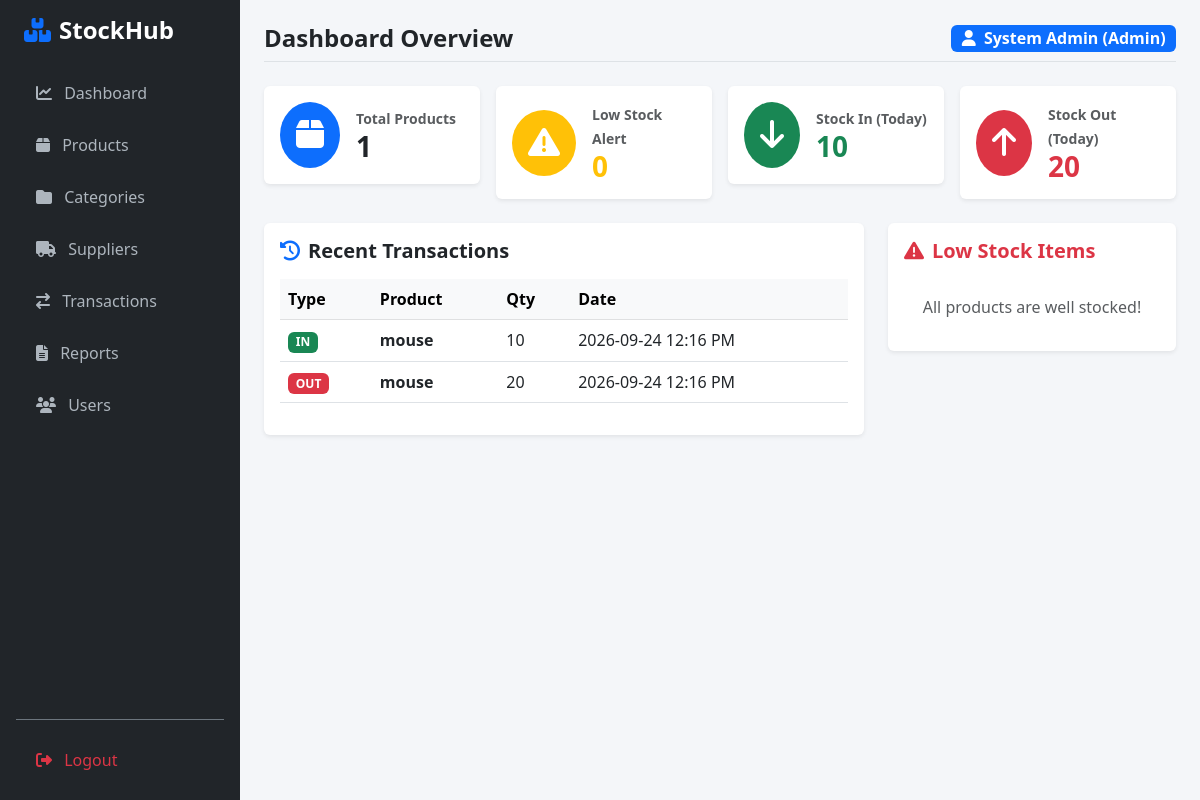
The page /dashboard (signed in) on the database as committed earlier.
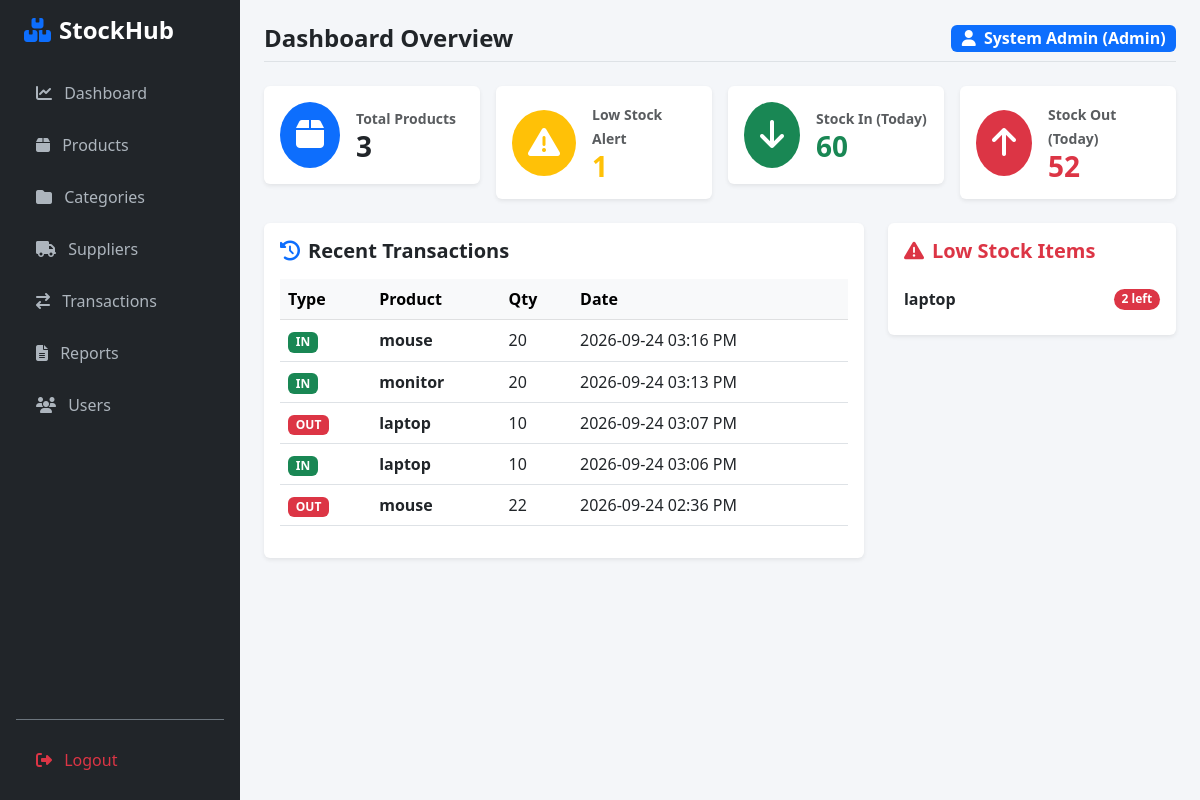
The same page on the database as committed later.
### app/models.py (models this page shows)
class Transaction(db.Model):
    __tablename__ = 'transactions'
    id = db.Column(db.Integer, primary_key=True)
    transaction_type = db.Column(db.String(20), nullable=False)
    quantity = db.Column(db.Integer, nullable=False)
    timestamp = db.Column(db.DateTime, default=datetime.utcnow)
    product_id = db.Column(db.Integer, db.ForeignKey('products.id'))
    user_id = db.Column(db.Integer, db.ForeignKey('users.id'))
    product = db.relationship('Product', backref='transactions', lazy=True)
    user = db.relationship('User', backref='transactions', lazy=True)

class Product(db.Model):
    __tablename__ = 'products'
    id = db.Column(db.Integer, primary_key=True)
    name = db.Column(db.String(100), nullable=False)
    quantity = db.Column(db.Integer, default=0)
    price = db.Column(db.Float, default=0.0)
    category_id = db.Column(db.Integer, db.ForeignKey('categories.id'), nullable=True)
    supplier_id = db.Column(db.Integer, db.ForeignKey('suppliers.id'), nullable=True)

### app/routes.py (the view)
@main.route('/dashboard')
@login_required
def dashboard():
    today = date.today()
    total_products = Product.query.count()
    low_stock_count = Product.query.filter(Product.quantity <= 5).count()
    stock_in_today = db.session.query(func.coalesce(func.sum(Transaction.quantity), 0)).filter(
        Transaction.transaction_type == 'STOCK_IN',
        func.date(Transaction.timestamp) == today
    ).scalar()
    stock_out_today = db.session.query(func.coalesce(func.sum(Transaction.quantity), 0)).filter(
        Transaction.transaction_type == 'STOCK_OUT',
        func.date(Transaction.timestamp) == today
    ).scalar()
    recent_txns = Transaction.query.order_by(Transaction.timestamp.desc()).limit(5).all()
    low_stock_items = Product.query.filter(Product.quantity <= 5).all()
    return render_template('dashboard.html',
                           total_products=total_products,
                           low_stock_count=low_stock_count,
                           stock_in_today=stock_in_today,
                           stock_out_today=stock_out_today,
                           recent_txns=recent_txns,
                           low_stock_items=low_stock_items)

### app/templates/dashboard.html (shortened to what the changed rows need)
{% extends "base.html" %}
{% block content %}
<div class="row g-3 mb-4">
    <div class="col-md-3">
        <div class="card shadow-sm border-0 p-3 d-flex flex-row align-items-center">
            <div>
                <small class="text-muted fw-bold">Total Products</small>
                <h3 class="fw-bold mb-0">{{ total_products }}</h3>
            </div>
        </div>
    </div>
    <div class="col-md-3">
        <div class="card shadow-sm border-0 p-3 d-flex flex-row align-items-center">
            <div>
                <small class="text-muted fw-bold">Low Stock Alert</small>
                <h3 class="fw-bold mb-0 text-warning">{{ low_stock_count }}</h3>
            </div>
        </div>
    </div>
    <div class="col-md-3">
        <div class="card shadow-sm border-0 p-3 d-flex flex-row align-items-center">
            <div>
                <small class="text-muted fw-bold">Stock In (Today)</small>
                <h3 class="fw-bold mb-0 text-success">{{ stock_in_today }}</h3>
            </div>
        </div>
    </div>
    <div class="col-md-3">
        <div class="card shadow-sm border-0 p-3 d-flex flex-row align-items-center">
            <div>
                <small class="text-muted fw-bold">Stock Out (Today)</small>
                <h3 class="fw-bold mb-0 text-danger">{{ stock_out_today }}</h3>
            </div>
        </div>
    </div>
</div>
<div class="row g-4">
    <div class="col-md-8">
        <div class="card shadow-sm border-0 p-3">
            <div class="table-responsive">
                <table class="table table-hover align-middle">
                    <thead class="table-light">
                        <tr>
                            <th>Type</th>
                            <th>Product</th>
                            <th>Qty</th>
                            <th>Date</th>
                        </tr>
                    </thead>
                    <tbody>
                        {% for txn in recent_txns %}
                        <tr>
                            <td>
                                {% if txn.transaction_type == 'STOCK_IN' %}
                                    <span class="badge bg-success">IN</span>
                                {% else %}
                                    <span class="badge bg-danger">OUT</span>
                                {% endif %}
                            </td>
                            <td class="fw-bold">{{ txn.product.name if txn.product else 'N/A' }}</td>
                            <td>{{ txn.quantity }}</td>
                            <td>{{ txn.timestamp.strftime('%Y-%m-%d %I:%M %p') }}</td>
                        </tr>
                        {% else %}
                        <tr>
                            <td colspan="4" class="text-center text-muted py-3">No recent transactions.</td>
                        </tr>
                        {% endfor %}
                    </tbody>
                </table>
            </div>
        </div>
    </div>
    <div class="col-md-4">
        <div class="card shadow-sm border-0 p-3">
            <ul class="list-group list-group-flush">
                {% for item in low_stock_items %}
                <li class="list-group-item d-flex justify-content-between align-items-center px-0">
                    <span class="fw-bold">{{ item.name }}</span>
                    <span class="badge bg-danger rounded-pill">{{ item.quantity }} left</span>
                </li>
                {% else %}
                <li class="list-group-item text-muted text-center py-3">All products are well stocked!</li>
                {% endfor %}
            </ul>
        </div>
    </div>
</div>
{% endblock %}

Rows that differ between the two databases and show on the page:
no longer on this page (row unchanged): Transaction: transaction_type "IN", product "mouse", quantity "10", timestamp "2026-09-24 12:16 PM"
no longer on this page (row unchanged): Transaction: transaction_type "OUT", product "mouse", quantity "20", timestamp "2026-09-24 12:16 PM"
added Transaction: transaction_type "IN", product "mouse", quantity "20", timestamp "2026-09-24 03:16 PM"
added Transaction: transaction_type "IN", product "monitor", quantity "20", timestamp "2026-09-24 03:13 PM"
added Transaction: transaction_type "OUT", product "laptop", quantity "10", timestamp "2026-09-24 03:07 PM"
added Transaction: transaction_type "IN", product "laptop", quantity "10", timestamp "2026-09-24 03:06 PM"
added Transaction: transaction_type "OUT", product "mouse", quantity "22", timestamp "2026-09-24 02:36 PM"
added Product: name "laptop", quantity "2"
Other text that changed with them:
{{ total_products }}: "1" → "3"
{{ low_stock_count }}: "0" → "1"
{{ stock_in_today }}: "10" → "60"
{{ stock_out_today }}: "20" → "52"
text no longer shown: "All products are well stocked!"
